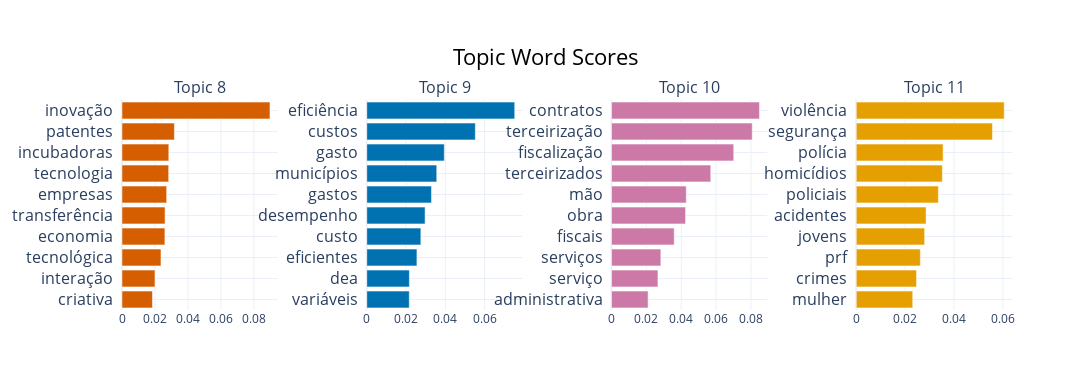

The notebook cell saved with this chart:
### Code cell
topic_model.visualize_barchart(topics=range(8,12), n_words=10,autoscale=True, width=350, height=300)

### Figure 1 — Plotly figure (JSON) as saved in the notebook; plotly's stock layout.template omitted (floating-point values rounded to 4 significant figures)
{"data": [{"marker": {"color": "#D55E00"}, "orientation": "h", "type": "bar", "x": [0.01847, 0.02, 0.02363, 0.02602, 0.02611, 0.02709, 0.02831, 0.02838, 0.03176, 0.08974], "xaxis": "x", "y": ["criativa  ", "interação  ", "tecnológica  ", "economia  ", "transferência  ", "empresas  ", "tecnologia  ", "incubadoras  ", "patentes  ", "inovação  "], "yaxis": "y"}, {"marker": {"color": "#0072B2"}, "orientation": "h", "type": "bar", "x": [0.02163, 0.02169, 0.02554, 0.02754, 0.02969, 0.03293, 0.03562, 0.03948, 0.05527, 0.07531], "xaxis": "x2", "y": ["variáveis  ", "dea  ", "eficientes  ", "custo  ", "desempenho  ", "gastos  ", "municípios  ", "gasto  ", "custos  ", "eficiência  "], "yaxis": "y2"}, {"marker": {"color": "#CC79A7"}, "orientation": "h", "type": "bar", "x": [0.021, 0.02665, 0.02832, 0.03598, 0.0425, 0.0429, 0.05695, 0.07014, 0.08078, 0.0849], "xaxis": "x3", "y": ["administrativa  ", "serviço  ", "serviços  ", "fiscais  ", "obra  ", "mão  ", "terceirizados  ", "fiscalização  ", "terceirização  ", "contratos  "], "yaxis": "y3"}, {"marker": {"color": "#E69F00"}, "orientation": "h", "type": "bar", "x": [0.02312, 0.02467, 0.02623, 0.02799, 0.02857, 0.03361, 0.03524, 0.03554, 0.05575, 0.06055], "xaxis": "x4", "y": ["mulher  ", "crimes  ", "prf  ", "jovens  ", "acidentes  ", "policiais  ", "homicídios  ", "polícia  ", "segurança  ", "violência  "], "yaxis": "y4"}], "layout": {"annotations": [{"font": {"size": 16}, "showarrow": false, "text": "Topic 8", "x": 0.0875, "xanchor": "center", "xref": "paper", "y": 1, "yanchor": "bottom", "yref": "paper"}, {"font": {"size": 16}, "showarrow": false, "text": "Topic 9", "x": 0.3625, "xanchor": "center", "xref": "paper", "y": 1, "yanchor": "bottom", "yref": "paper"}, {"font": {"size": 16}, "showarrow": false, "text": "Topic 10", "x": 0.6375, "xanchor": "center", "xref": "paper", "y": 1, "yanchor": "bottom", "yref": "paper"}, {"font": {"size": 16}, "showarrow": false, "text": "Topic 11", "x": 0.9125, "xanchor": "center", "xref": "paper", "y": 1, "yanchor": "bottom", "yref": "paper"}], "height": 390, "hoverlabel": {"bgcolor": "white", "font": {"family": "Rockwell", "size": 16}}, "showlegend": false, "title": {"font": {"color": "Black", "size": 22}, "text": "Topic Word Scores", "x": 0.5, "xanchor": "center", "yanchor": "top"}, "width": 1400, "xaxis": {"anchor": "y", "domain": [0, 0.175], "showgrid": true}, "xaxis2": {"anchor": "y2", "domain": [0.275, 0.45], "showgrid": true}, "xaxis3": {"anchor": "y3", "domain": [0.55, 0.725], "showgrid": true}, "xaxis4": {"anchor": "y4", "domain": [0.825, 1], "showgrid": true}, "yaxis": {"anchor": "x", "domain": [0, 1], "showgrid": true, "tickfont": {"size": 16}}, "yaxis2": {"anchor": "x2", "domain": [0, 1], "showgrid": true, "tickfont": {"size": 16}}, "yaxis3": {"anchor": "x3", "domain": [0, 1], "showgrid": true, "tickfont": {"size": 16}}, "yaxis4": {"anchor": "x4", "domain": [0, 1], "showgrid": true, "tickfont": {"size": 16}}}}
